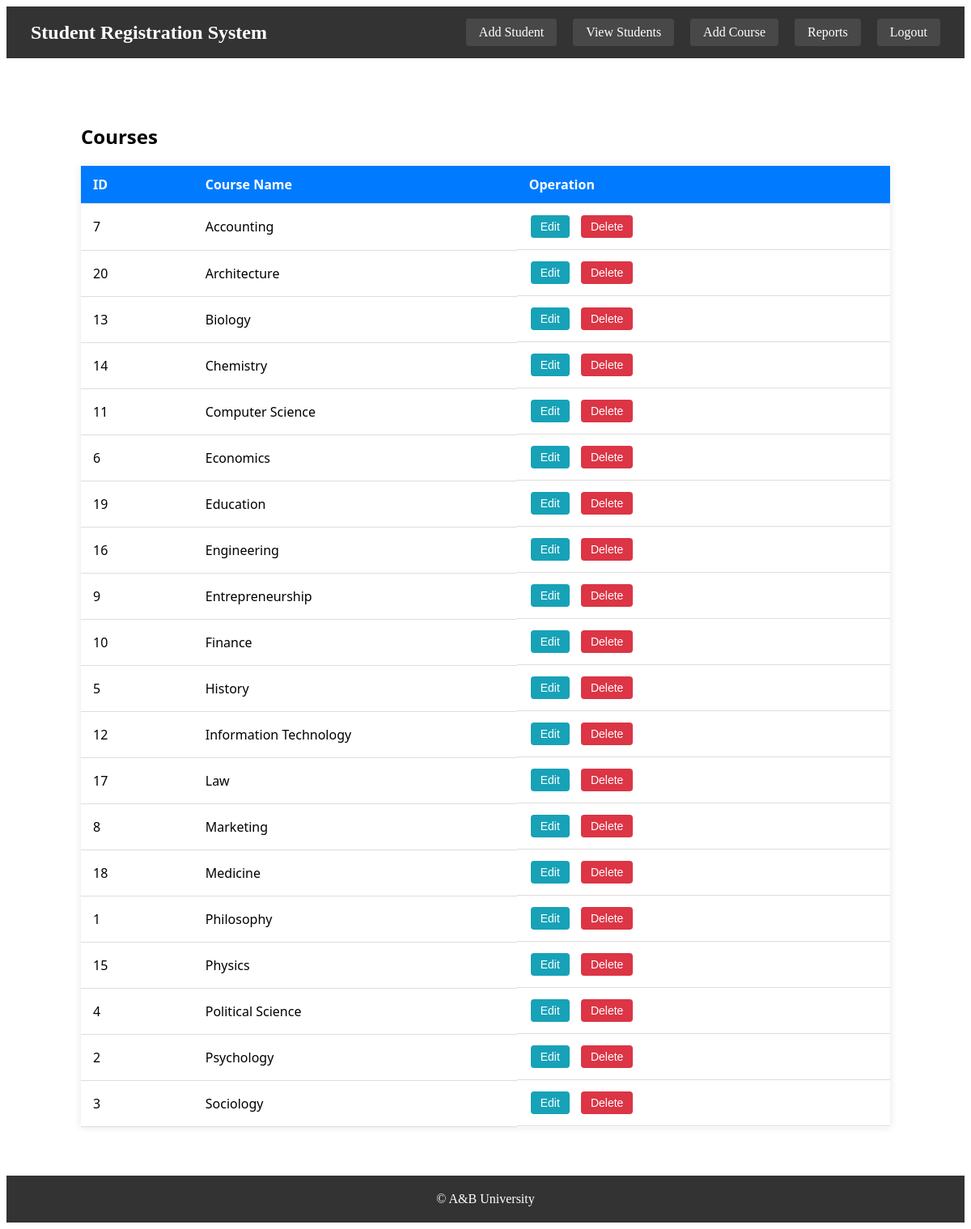
/courses.php, run on the app's committed database.
### tables this page shows
CREATE TABLE `courses` (
  `id` int(11) NOT NULL,
  `course_name` varchar(100) NOT NULL
);

### courses.php (the view, shortened to what this page needs)
<?php
include 'connect.php';
?>
<!DOCTYPE html>
<html lang="en">
<head>
    <link rel="stylesheet" href="style.css">
</head>
<body>
<nav style="display: flex; justify-content: space-between; align-items: center; padding: 15px 30px; background-color: #333; color: white;">
  <div class="logo">
    <h2 style="margin: 0;">Student Registration System</h2>
  </div>
  <div style="display: flex; gap: 20px; align-items: center;">
    <a href="add_student.php" style="padding: 8px 16px; background-color: rgba(255,255,255,0.1); border-radius: 4px; text-decoration: none; color: white;">Add Student</a>
    <a href="students.php" style="padding: 8px 16px; background-color: rgba(255,255,255,0.1); border-radius: 4px; text-decoration: none; color: white;">View Students</a>
    <a href="add_course.php" style="padding: 8px 16px; background-color: rgba(255,255,255,0.1); border-radius: 4px; text-decoration: none; color: white;">Add Course</a>
    <a href="reports.php" style="padding: 8px 16px; background-color: rgba(255,255,255,0.1); border-radius: 4px; text-decoration: none; color: white;">Reports</a>
    <a href="logout.php" style="padding: 8px 16px; background-color: rgba(255,255,255,0.1); border-radius: 4px; text-decoration: none; color: white;">Logout</a>
  </div>
</nav>
<div class="container">
    <h2 style="margin-top: 20px;">Courses</h2>
    <table class="student-table" style="margin-top: 20px; width: 100%;">
        <thead>
            <tr>
                <th>ID</th>
                <th>Course Name</th>
                <th>Operation</th>
            </tr>
        </thead>
        <tbody>
            <?php
            $sql = "SELECT id, course_name FROM courses ORDER BY course_name";
            $result = mysqli_query($con, $sql);
            if ($result) {
                while ($row = mysqli_fetch_assoc($result)) {
                    $id = $row['id'];
                    $name = htmlspecialchars($row['course_name']);
                    echo "<tr>\n";
                    echo "<td>" . $id . "</td>\n";
                    echo "<td>" . $name . "</td>\n";
                    echo "<td style=\"display:flex;gap:10px;\">";
                    echo "<button class='update-btn'><a href=\"update_course.php?id=$id\">Edit</a></button>";
                    echo "<button class='delete-btn'><a href=\"course_delete.php?id=$id\" onclick=\"return confirm('Are you sure you want to delete this course?');\">Delete</a></button>";
                    echo "</td>\n";
                    echo "</tr>\n";
                }
            }
            ?>
        </tbody>
    </table>
</div>
<footer style="background-color: #333; color: white; text-align: center; padding: 20px; margin-top: 40px;">
  <p style="margin: 0;">© A&B University</p>
</footer>
</body>
</html>

### style.css (style rules this page uses)
a { text-decoration: none; color: white; }
.container { max-width: 1000px; margin: 40px auto; padding: 20px; font-family: 'Segoe UI', Tahoma, Geneva, Verdana, sans-serif; }
.student-table { width: 100%; border-collapse: collapse; box-shadow: 0 0 10px rgba(0,0,0,0.1); }
.student-table thead { background-color: #007BFF; color: white; }
.student-table th, .student-table td { padding: 12px 15px; text-align: left; border-bottom: 1px solid #ddd; }
.student-table th:nth-child(2), .student-table td:nth-child(2) { width: 40%; word-break: break-word; }
.update-btn { background-color: #17a2b8; display: inline-block; padding: 6px 12px; margin: 2px; font-size: 14px; border: none; border-radius: 4px; text-decoration: none; color: white; transition: background-color 0.3s ease; }
.delete-btn { background-color: #dc3545; display: inline-block; padding: 6px 12px; margin: 2px; font-size: 14px; border: none; border-radius: 4px; text-decoration: none; color: white; transition: background-color 0.3s ease; }

### data on the page
courses: id "7", course_name "Accounting"
courses: id "20", course_name "Architecture"
courses: id "13", course_name "Biology"
courses: id "14", course_name "Chemistry"
courses: id "11", course_name "Computer Science"
courses: id "6", course_name "Economics"
courses: id "19", course_name "Education"
courses: id "16", course_name "Engineering"
courses: id "9", course_name "Entrepreneurship"
courses: id "10", course_name "Finance"
courses: id "5", course_name "History"
courses: id "12", course_name "Information Technology"
courses: id "17", course_name "Law"
courses: id "8", course_name "Marketing"
courses: id "18", course_name "Medicine"
courses: id "1", course_name "Philosophy"
courses: id "15", course_name "Physics"
courses: id "4", course_name "Political Science"
courses: id "2", course_name "Psychology"
courses: id "3", course_name "Sociology"
